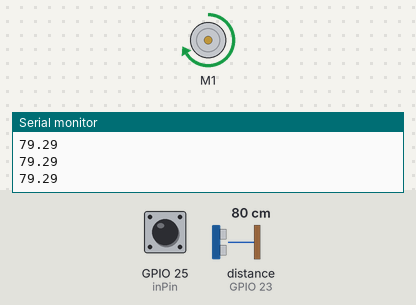
A sketch run on a simulated ESP32. Parts: DC motor (green arrow = forward, orange = backward, longer = faster), the last lines printed to the serial monitor. Wiring (inferred from the names in the program): ultrasonic range finder: trigger GPIO 22; echo GPIO 23. Inputs (shaded band) come from the test bench; at power-on: distance to the obstacle (sensor on GPIO 23) 80 cm, GPIO 25 (inPin) HIGH. The echo pulse lasts 58.3 µs per cm.

Above: at 1.2 s.
1.3 s: distance to the obstacle (sensor on GPIO 23) set to 7 cm
2.8 s: distance to the obstacle (sensor on GPIO 23) set to 4 cm
At 3.8 s:
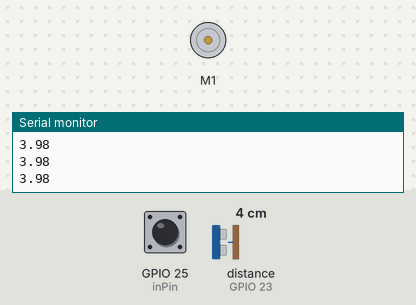
4.3 s: distance to the obstacle (sensor on GPIO 23) set to 9 cm
At 5.1 s:
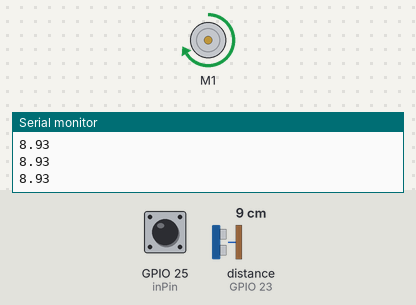
5.8 s: distance to the obstacle (sensor on GPIO 23) set to 2 cm
At 6.2 s:
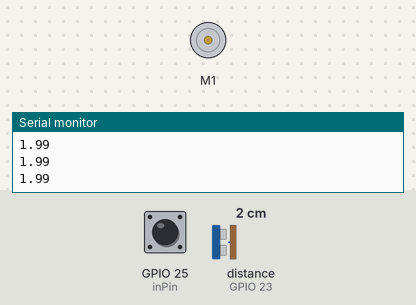
Timing chart, 0 to 8.3 s (numbered marks = the images above; inputs shaded):
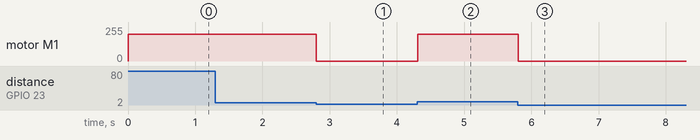

The sketch:

Testing.ino
```cpp
// (licence header left out)
#include <AFMotor.h>
AF_DCMotor motor1(1, MOTOR12_64KHZ); // backright
AF_DCMotor motor2(2, MOTOR12_64KHZ); // create motor #2, 64KHz pwm
AF_DCMotor motor3(3, MOTOR34_1KHZ); // create motor #3, 1KHz pwm
AF_DCMotor motor4(4, MOTOR34_1KHZ); // create motor #4, 1KHz pwm

//int limitSwitchLeft = 25;
//int limitSwitchRight = 24;
//int left = 0;
//int right = 0;

int inPin = 25; //left
int val = 0;
const int trigPin = 22;
const int echoPin = 23;
long duration;
float distance;

void setup()
{
  pinMode(inPin, INPUT);
  pinMode(trigPin, OUTPUT); // Sets the trigPin as an Output
  pinMode(echoPin, INPUT); // Sets the echoPin as an Input
  Serial.begin(9600);
}

void loop()
{
  val = digitalRead(inPin);
  // Clears the trigPin
  digitalWrite(trigPin, LOW);
  delayMicroseconds(2);

  // Sets the trigPin to LOW,HIGH, then LOW state for clean signal
  digitalWrite(trigPin, LOW);
  delayMicroseconds(5);
  digitalWrite(trigPin, HIGH);
  delayMicroseconds(10);
  digitalWrite(trigPin, LOW);

  // Reads the echoPin, returns the sound wave travel time in microseconds
  duration = pulseIn(echoPin, HIGH);

  // Calculating the distance
  distance = duration*0.034/2;


  if(val == 0 || distance > 5.0){
    motor1.run(FORWARD);
    motor1.setSpeed(200);
  } else {
    motor1.run(RELEASE);
  }

    Serial.println(distance);
}
//
//void setup() {
//   Serial.begin (9600);
//
//  pinMode(limitSwitchLeft, INPUT);
//  // turn on motor
// // motor1.setSpeed(255);
//  //motor2.setSpeed(255);
//  //motor3.setSpeed(255);
//  //motor4.setSpeed(255);
//}
//
//void loop() {
//      left = digitalRead(limitSwitchLeft);
//
//    //  while(left == 0) { //1 if pressed, 0 otherwise
//      //    motor1.run(FORWARD);
//        //  motor1.setSpeed(200);
//
//         // motor2.run(FORWARD);
//         // motor2.setSpeed(200);
//
//
//          //motor3.run(FORWARD);
//          //motor3.setSpeed(200);
//
//          //motor4.run(FORWARD);
//          //motor4.setSpeed(200);
//     // }
//
//    //  motor1.run(RELEASE);
//      //motor2.run(RELEASE);
//      //motor3.run(RELEASE);
//      //motor4.run(RELEASE);
//
//       Serial.println(left);
//
//}
```

Measured:
- the behaviour switches between 6 and 5 cm on distance to the obstacle (sensor on GPIO 23) (found by bisection; images 0 and 1)
- after the input at 2.8 s, motor M1: forward 200/255 → stopped at once
- after the input at 4.3 s, motor M1: stopped → forward 200/255 at once
- after the input at 5.8 s, motor M1: forward 200/255 → stopped at once
